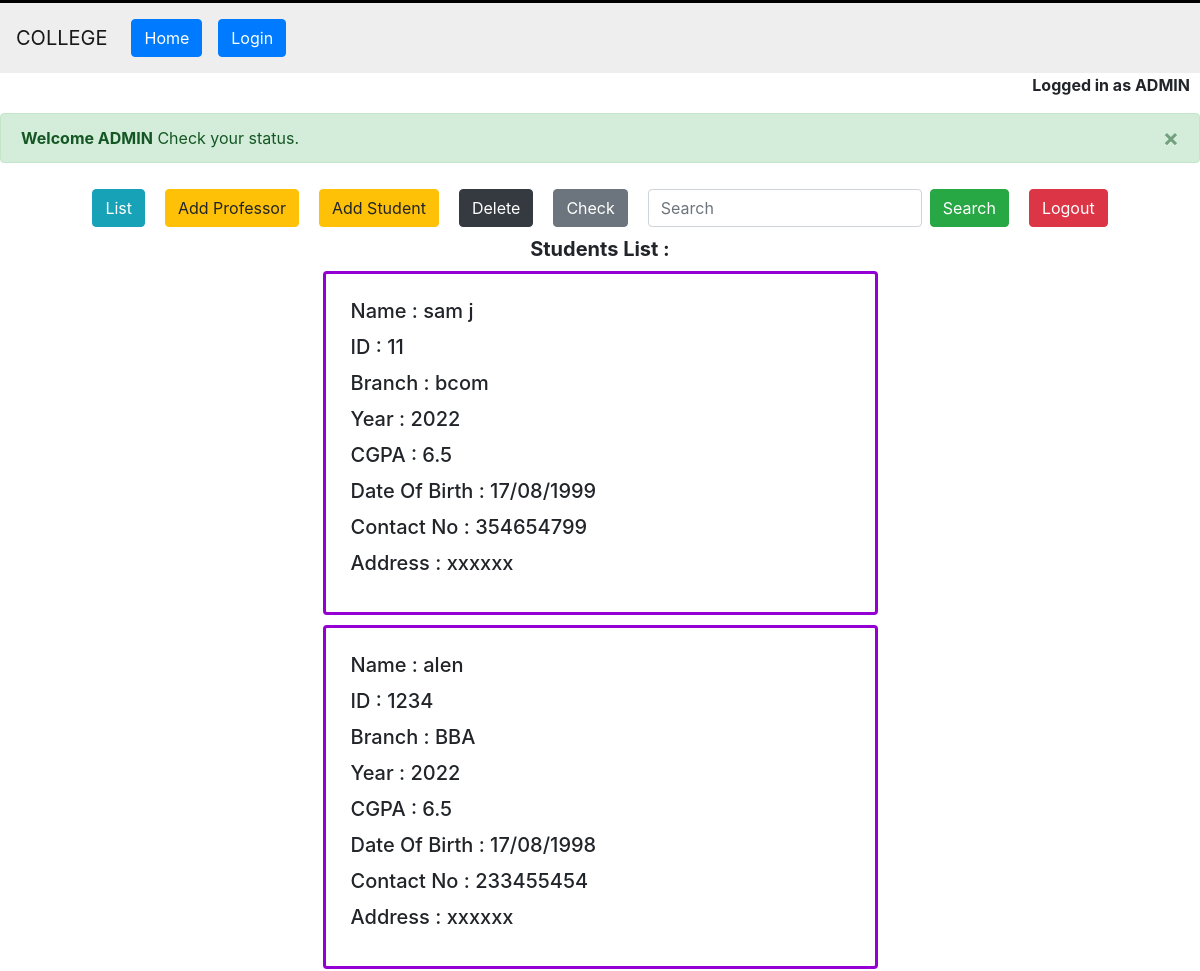
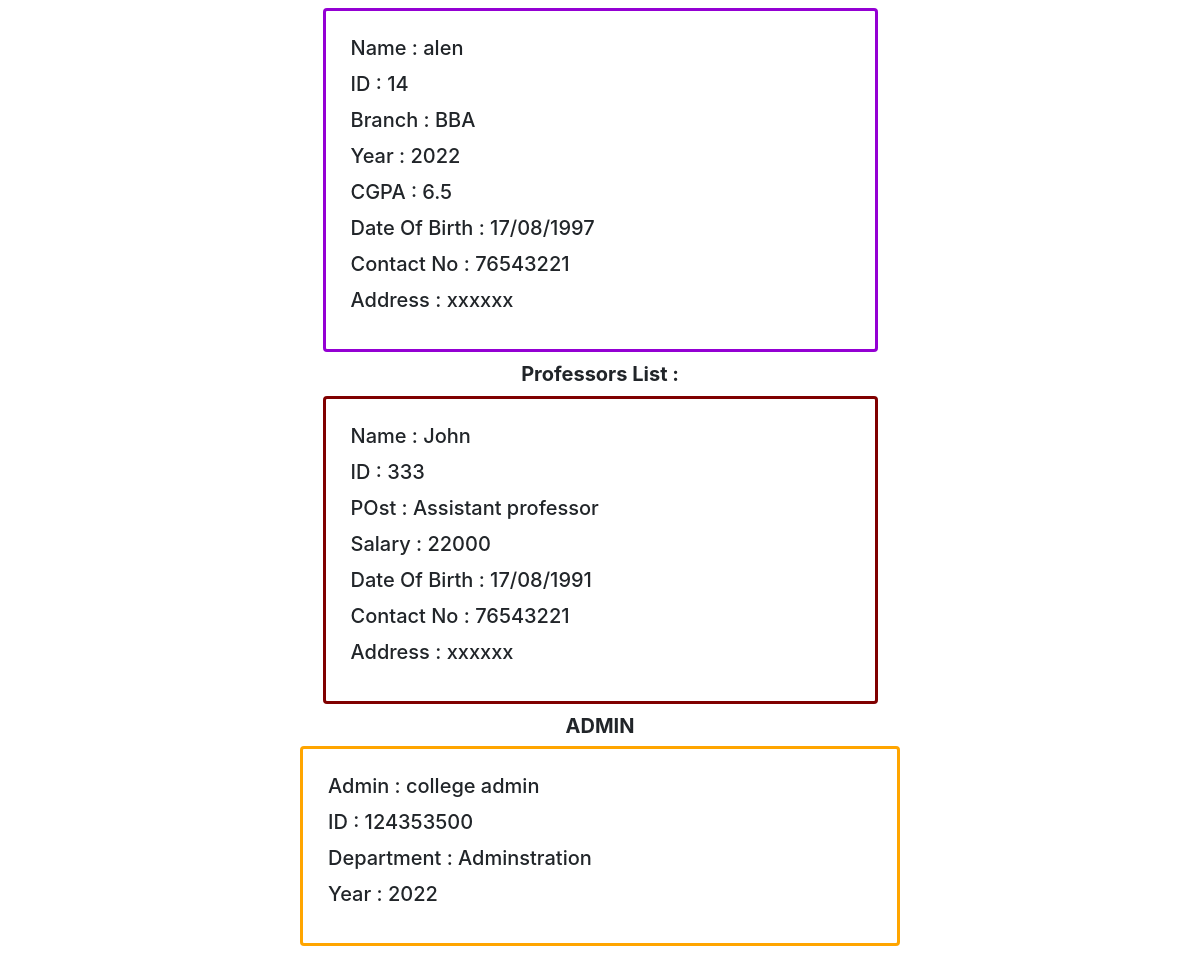
Screenshot of /apptwo/list with the database file from the repository (2 pictures, top to bottom).
### apptwo/models.py (models this page shows, shortened)
class Student(models.Model):
    rollid = models.CharField(max_length=50, default="")
    passwd = models.CharField(max_length=50, default="")
    name = models.CharField(max_length=50, default="")
    branch = models.CharField(max_length=50, default="")
    year = models.CharField(max_length=50, default="")
    cgpa = models.CharField(max_length=15, default="")
    mob = models.CharField(max_length=15, default="")
    address = models.CharField(max_length=200, default="")
    dob = models.CharField(max_length=20, default="")
    class Meta:
        db_table = "student"

class Professor(models.Model):
    roll = models.CharField(max_length=50, default="")
    passwd = models.CharField(max_length=50, default="")
    name = models.CharField(max_length=50, default="")
    salary = models.CharField(max_length=15, default="")
    mob = models.CharField(max_length=15, default="")
    address = models.CharField(max_length=200, default="")
    post = models.CharField(max_length=200, default="")
    dob = models.CharField(max_length=20, default="")
    class Meta:
        db_table = "professor"

### apptwo/views.py (the view)
# urls.py: path('list',views.list,name="list"),
def list(request):
    def sort(lst):
        for i in range(len(lst)):
            for j in range(i+1,len(lst)):
                if lst[i][1] > lst[j][1]:
                    temp=lst[i]
                    lst[i]=lst[j]
                    lst[j]=temp
        return lst
    lst = []
    lst2 = []
    object1 = Professor.objects.all()
    object2 = Student.objects.all()
    flag = 1
    i = 0
    for obj in object2:
        lst.append([])
        lst[i].append(obj.name)
        lst[i].append(obj.rollid)
        lst[i].append(obj.dob)
        lst[i].append(obj.branch)
        lst[i].append(obj.year)
        lst[i].append(obj.mob)
        lst[i].append(obj.address)
        lst[i].append(obj.cgpa)
        i += 1
    i = 0
    for obj in object1:
        lst2.append([])
        lst2[i].append(obj.name)
        lst2[i].append(obj.roll)
        lst2[i].append(obj.dob)
        lst2[i].append(obj.salary)
        lst2[i].append(obj.mob)
        lst2[i].append(obj.address)
        lst2[i].append(obj.post)
        i += 1
    lst = sort(lst)
    lst2 = sort(lst2)
    arg = {'lst': lst, 'lst2': lst2, 'flag': flag}
    return render(request, 'adminlog.html', arg)

### apptwo/templates/adminlog.html (shortened to what this page needs)
<!doctype html>
<html lang="en">
  <head>
    <link rel="stylesheet" href="https://stackpath.bootstrapcdn.com/bootstrap/4.4.1/css/bootstrap.min.css">
  </head>
  <body>
{% load static %}
  <nav class="navbar navbar-expand-lg navbar-light "style="background-color: #eee;border-top:solid black 3px;">
    <a class="navbar-brand" href="/appone/templates/home.html">COLLEGE</a>
  <div class="collapse navbar-collapse" id="navbarSupportedContent">
    <ul class="navbar-nav mr-auto">
      <li class="nav-item active">
        <a class="nav-link" href="/"><button type="button" class="btn btn-primary">Home</button><span class="sr-only">(current)</span></a>
      </li>
      <li class="nav-item active">
        <a class="nav-link" href="login"><button type="button" class="btn btn-primary">Login</button><span class="sr-only">(current)</span></a>
      </li>
    </ul>
  </div>
</nav>
      <div style="margin-right:10px">
          <p align="right"><b>Logged in as ADMIN</b></p>
          </div>
 <div class="alert alert-success alert-dismissible fade show" role="alert">
  <strong>Welcome ADMIN</strong> Check your status.
  <button type="button" class="close" data-dismiss="alert" aria-label="Close">
    <span aria-hidden="true">&times;</span>
  </button>
</div>
<ul class="nav justify-content-center">
    <li class="nav-item" style="padding:10px;">
    <a href="list"><button type="button" class="btn btn-info" >List</button></a>
  </li>
   <li class="nav-item" style="padding:10px;">
       <a href="addprof"><button type="button" class="btn btn-warning" >Add Professor</button></a>
  </li>
    <li class="nav-item" style="padding:10px;">
    <a href="addstud"><button type="button" class="btn btn-warning" >Add Student</button></a>
  </li>
   <li class="nav-item" style="padding:10px;">
    <a href="delete"><button type="button" class="btn btn-dark" >Delete</button></a>
  </li>
    <li class="nav-item" style="padding:10px;">
    <a href="check"><button type="button" class="btn btn-secondary" >Check</button></a>
  </li>
  <li class="nav-item" style="padding:10px;">
  <form class="form-inline" action="search" method="post">{% csrf_token %}
        <input type="text" class="form-control mr-sm-2" type="search" placeholder="Search" aria-label="Search" name="searchkey">
    <button class="btn btn-success my-2 my-sm-0" type="submit">Search</button>
    </form>
  </li>
   <li class="nav-item" style="padding:10px;">
    <a class="" href="login" ><button type="button" class="btn btn-danger">Logout</button></a>
  </li>
</ul>
<div class="container">
    <h5><b><center>Students List :</center></b></h5>
      {% for obj in lst %}
       <div class="card container col-lg-6" style="border:solid #9400d3 3px;padding:5px;margin-top:10px;margin-bottom:10px">
       <div class="card-body">
       <h5 class="card-title">Name : {{obj.0}}</h5>
       <h5 class="card-title">ID : {{obj.1}}</h5>
       <h5 class="card-title">Branch : {{obj.3}}</h5>
       <h5 class="card-title">Year : {{obj.4}}</h5>
       <h5 class="card-title">CGPA : {{obj.7}}</h5>
       <h5 class="card-title">Date Of Birth : {{obj.2}}</h5>
       <h5 class="card-title">Contact No : {{obj.5}}</h5>
       <h5 class="card-title">Address : {{obj.6}}</h5>
       </div>
       </div>
      {% endfor %}
    <h5><b><center>Professors List :</center></b></h5>
      {% for obj in lst2 %}
       <div class="card container col-lg-6" style="border:solid #800000 3px;padding:5px;margin-top:10px;margin-bottom:10px">
       <div class="card-body">
       <h5 class="card-title">Name : {{obj.0}}</h5>
       <h5 class="card-title">ID : {{obj.1}}</h5>
       <h5 class="card-title">POst : {{obj.6}}</h5>
       <h5 class="card-title">Salary : {{obj.3}}</h5>
       <h5 class="card-title">Date Of Birth : {{obj.2}}</h5>
       <h5 class="card-title">Contact No : {{obj.4}}</h5>
       <h5 class="card-title">Address : {{obj.5}}</h5>
       </div>
       </div>
      {% endfor %}
</div>
<h5><b><center>ADMIN</center></b></h5>
<div class="card container col-lg-6" style="border:solid orange 3px;padding:5px;margin-bottom:10px">
  <div class="card-body">
    <h5 class="card-title">Admin : college admin</h5>
    <h5 class="card-title">ID : 124353500</h5>
    <h5 class="card-title">Department : Adminstration</h5>
    <h5 class="card-title">Year : 2022</h5>
  </div>
</div>
  </body>
</html>

### rows the page displays
Student: name "sam j", rollid "11", branch "bcom", year "2022", cgpa "6.5", dob "17/08/1999", mob "354654799", address "xxxxxx"
Student: name "alen", rollid "1234", branch "BBA", year "2022", cgpa "6.5", dob "17/08/1998", mob "233455454", address "xxxxxx"
Student: name "alen", rollid "14", branch "BBA", year "2022", cgpa "6.5", dob "17/08/1997", mob "76543221", address "xxxxxx"
Professor: name "John", roll "333", post "Assistant professor", salary "22000", dob "17/08/1991", mob "76543221", address "xxxxxx"
